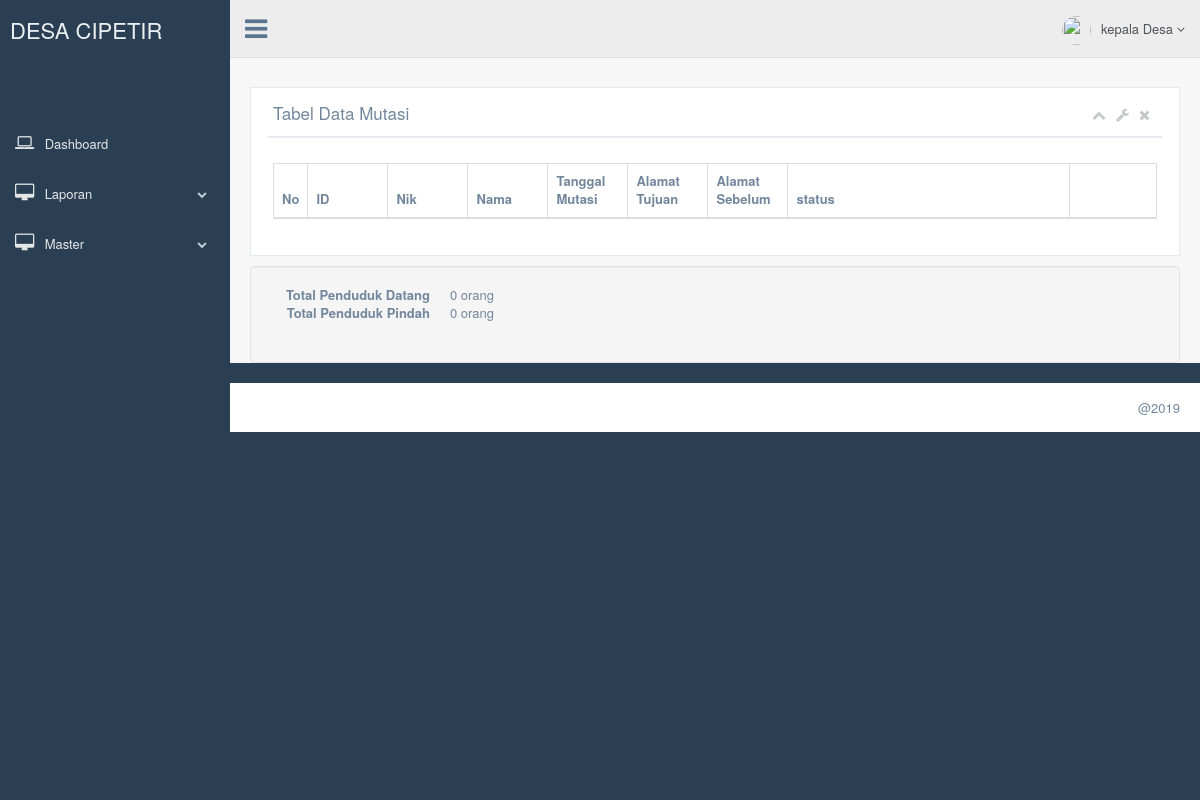
The app's page /pages/mutasi/index2.php (signed in), older data.
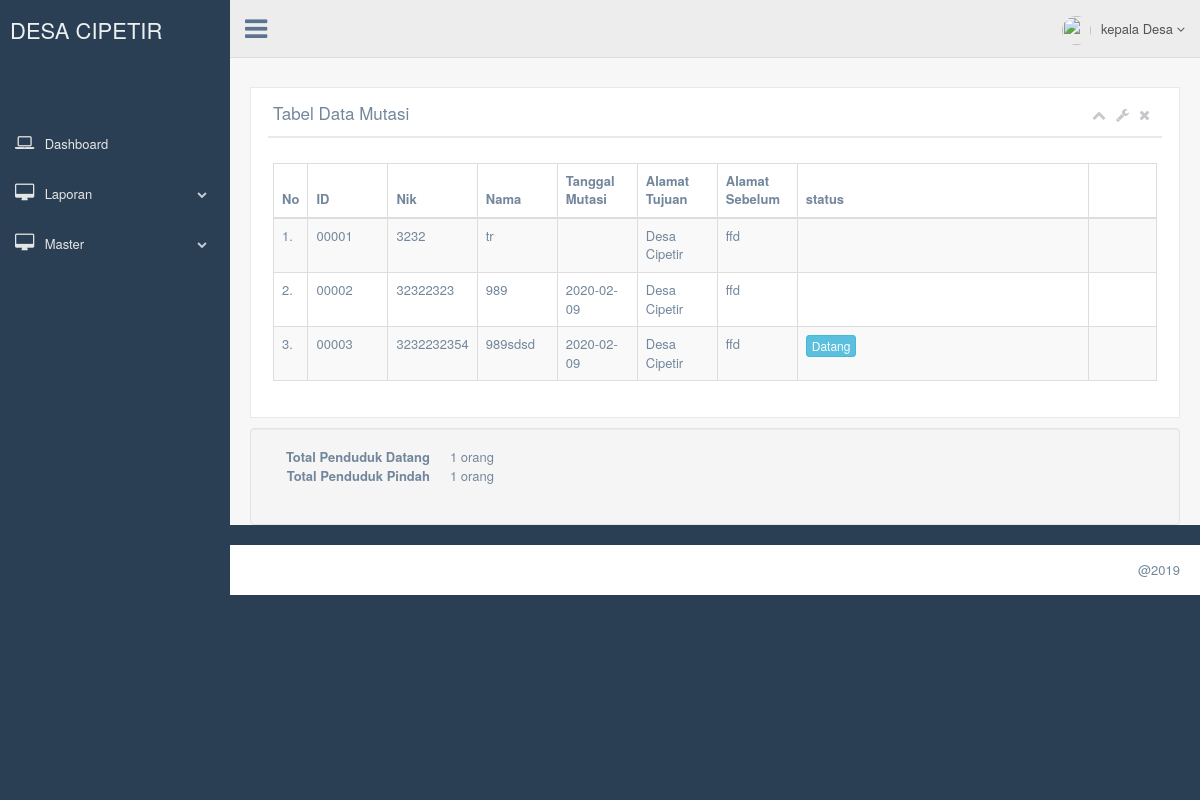
The same page, newer data.
### tables this page shows
CREATE TABLE `mutasi` (
  `id_mutasi` varchar(50) NOT NULL,
  `nik` varchar(100) NOT NULL,
  `alamat_tujuan` text DEFAULT NULL,
  `alamat_sebelum` text DEFAULT NULL,
  `tanggal_mutasi` varchar(10) DEFAULT NULL,
  `alasan` varchar(50) DEFAULT NULL
);

CREATE TABLE `penduduk` (
  `nik` varchar(100) NOT NULL,
  `nama` varchar(150) DEFAULT NULL,
  `tempat_lahir` varchar(50) DEFAULT NULL,
  `tanggal_lahir` varchar(20) DEFAULT NULL,
  `dusun` varchar(20) DEFAULT NULL,
  `rt` varchar(3) DEFAULT NULL,
  `rw` varchar(3) DEFAULT NULL,
  `jk` varchar(10) DEFAULT NULL,
  `golongan_darah` varchar(5) DEFAULT NULL,
  `alamat` text DEFAULT NULL,
  `status_keluarga` varchar(50) DEFAULT NULL,
  `status_perkawinan` varchar(20) DEFAULT NULL,
  `pendidikan` varchar(50) DEFAULT NULL,
  `pekerjaan` varchar(50) DEFAULT NULL,
  `kewarganegaraan` varchar(50) DEFAULT NULL,
  `agama` varchar(30) DEFAULT NULL,
  `ayah` varchar(50) DEFAULT NULL,
  `ibu` varchar(50) DEFAULT NULL,
  `status` varchar(1) DEFAULT NULL,
  `status_cari` varchar(1) DEFAULT NULL,
  `tanggal_masuk` varchar(10) NOT NULL
);

### pages/mode/hitung.php (called while the page is built, shortened)
<?php
include('../../config/koneksi.php');
$query_pendatang = "SELECT COUNT(*) AS total FROM penduduk WHERE status = '2'";
$hasil_pendatang = mysqli_query($db, $query_pendatang);
$jumlah_pendatang = mysqli_fetch_assoc($hasil_pendatang);
$query_pindah = "SELECT COUNT(*) AS total FROM penduduk WHERE status = '3'";
$hasil_pindah= mysqli_query($db, $query_pindah);
$jumlah_pindah = mysqli_fetch_assoc($hasil_pindah);
$query_kk = "SELECT COUNT(*) AS total FROM kk";
$hasil_kk= mysqli_query($db, $query_kk);
$query_kelahiran = "SELECT COUNT(*) AS total FROM kelahiran";
$hasil_kelahiran= mysqli_query($db, $query_kelahiran);
?>

### pages/mutasi/data-index.php (called while the page is built)
<?php
include('../../config/koneksi.php');
$query = "SELECT * FROM mutasi JOIN penduduk ON penduduk.nik=mutasi.nik";
$hasil = mysqli_query($db, $query);
$data_warga = array();
while ($row = mysqli_fetch_assoc($hasil)) {
  $data_warga[] = $row;
}

### pages/mutasi/index2.php (the view, shortened to what this page needs)
 <?php include('../mode/top2.php') ?>
<?php include('data-index.php') ?>
<?php include('../mode/hitung.php') ?>
        <div class="right_col" role="main">
          <div class="">
            <div class="page-title">
              <div class="title_left">
              <br>
              </div>
            </div>
            <div class="clearfix"></div>
            <div class="row">
              <div class="col-md-12 col-sm-12 col-xs-12">
                <div class="x_panel">
                  <div class="x_title">
                    <h2>Tabel Data Mutasi</h2>
                    <ul class="nav navbar-right panel_toolbox">
                      <li><a class="collapse-link"><i class="fa fa-chevron-up"></i></a>
                      </li>
                      <li class="dropdown">
                        <a href="#" class="dropdown-toggle" data-toggle="dropdown" role="button" aria-expanded="false"><i class="fa fa-wrench"></i></a>
                      <li><a class="close-link"><i class="fa fa-close"></i></a>
                      </li>
                    </ul>
                    <div class="clearfix"></div>
                  </div>
                  <div class="x_content">
                    <table id="datatable-buttons" class="table table-striped table-bordered">
                      <thead>
                        <tr>
                          <th width="20px">No</th>
                          <th width="80px">ID</th>
                          <th width="80px">Nik</th>
                          <th width="80px">Nama</th>
                          <th width="80px">Tanggal Mutasi</th>
                          <th width="80px">Alamat Tujuan</th>
                          <th width="80px">Alamat Sebelum</th>
                          <th>status</th>
                          <th></th>
                        </tr>
                      </thead>
                      <tbody>
                      <?php $nomor = 1; ?>
                      <?php foreach ($data_warga as $warga) : ?>
                        <tr>
                          <td><?php echo $nomor++ ?>.</td>
                          <td><?php echo $warga['id_mutasi'] ?></td>
                          <td><?php echo $warga['nik'] ?></td>
                          <td><?php echo $warga['nama'] ?></td>
                          <td><?php echo $warga['tanggal_mutasi'] ?></td>
                          <td><?php echo $warga['alamat_tujuan'] ?></td>
                          <td><?php echo $warga['alamat_sebelum'] ?></td>
                          <td><?php if ($warga['status']==2){
                            echo "<span class='btn btn-info btn-xs'> Datang</span>";
                          } elseif ($warga['status']==3){
                            echo "<span class='btn btn-warning btn-xs'> Pindah</span>";
                          }
                          ?></td>
                          <td>
                          </td>
                        </tr>
                      <?php endforeach ?>
                      </tbody>
                    </table>
                  </div>
                </div>
              </div>
            </div>
          </div>
          <div class="well">
  <dl class="dl-horizontal">
    <dt>Total Penduduk Datang</dt>
    <dd><?php echo $jumlah_pendatang['total'] ?> orang</dd>
    <dt>Total Penduduk Pindah</dt>
    <dd><?php echo $jumlah_pindah['total'] ?> orang</dd>
  </dl>
</div>
        </div>
<?php include('../mode/bottom.php') ?>

Row changes from the older to the newer data that the page shows:
added mutasi: id_mutasi "00001", nik.nik "3232", nik.nama "tr", alamat_tujuan "Desa Cipetir", alamat_sebelum "ffd"
added mutasi: id_mutasi "00002", nik.nik "32322323", nik.nama "989", tanggal_mutasi "2020-02-09", alamat_tujuan "Desa Cipetir", alamat_sebelum "ffd"
added mutasi: id_mutasi "00003", nik.nik "3232232354", nik.nama "989sdsd", tanggal_mutasi "2020-02-09", alamat_tujuan "Desa Cipetir", alamat_sebelum "ffd", shows "Datang"
Text that changed along with them:
$jumlah_pendatang['total']: "0" → "1"
$jumlah_pindah['total']: "0" → "1"
